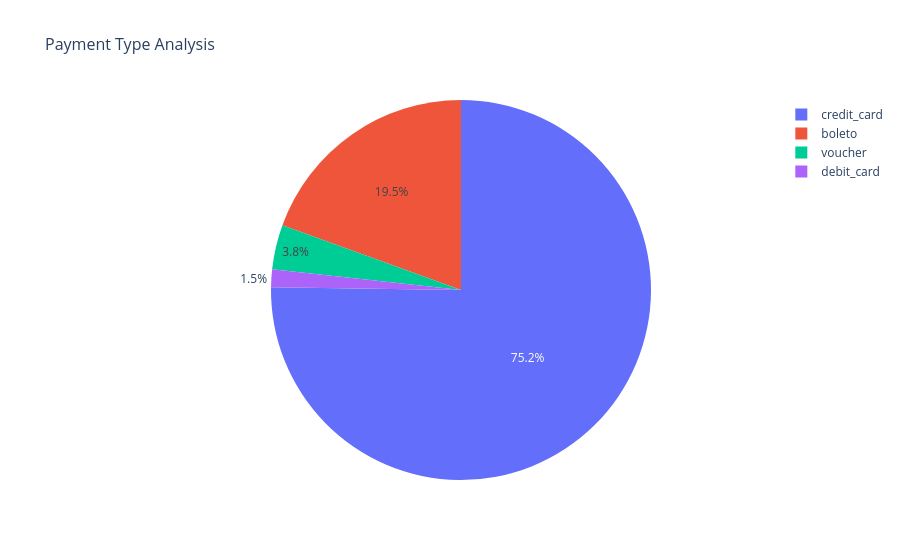

The notebook cell saved with this chart:
### Markdown cell above
### 고객의 주요 결제방법 : credit_card > boleto

### Code cell
import plotly.graph_objects as go

fig = go.Figure()

fig.add_trace(
    go.Pie(
        labels=payment_type_count.index,
        values=payment_type_count.values
    )
)

fig.update_layout(
    {
        "title": {
            "text": "Payment Type Analysis",
            "font": {
                "size": 16
            }
        },
        # "showlegend": False
    }
)

fig.show()

### Figure 1 — Plotly figure (JSON) as saved in the notebook; plotly's stock layout.template omitted (floating-point values rounded to 4 significant figures)
{"data": [{"labels": ["credit_card", "boleto", "voucher", "debit_card"], "type": "pie", "values": [76505, 19784, 3866, 1528]}], "layout": {"title": {"font": {"size": 16}, "text": "Payment Type Analysis"}}}
